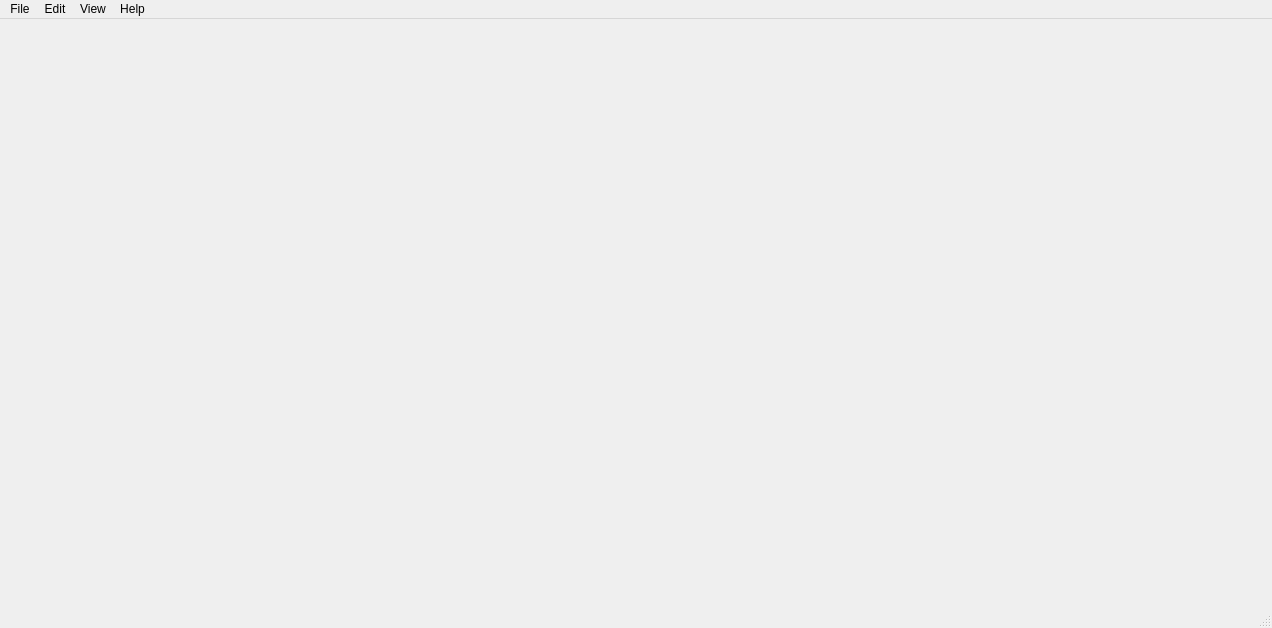
<?xml version="1.0" encoding="UTF-8"?>
<ui version="4.0">
 <class>mainWindow</class>
 <widget class="QMainWindow" name="mainWindow">
  <property name="geometry">
   <rect>
    <x>0</x>
    <y>0</y>
    <width>1272</width>
    <height>628</height>
   </rect>
  </property>
  <property name="windowTitle">
   <string>Stanford Artificial Retina Project | Retina Chip v1.0 Experimental Visualization</string>
  </property>
  <widget class="QWidget" name="centralwidget">
   <layout class="QHBoxLayout" name="horizontalLayout_2">
    <item>
     <layout class="QVBoxLayout" name="verticalLayout" stretch="7,3">
      <item>
       <layout class="QHBoxLayout" name="horizontalLayout_top" stretch="1,1">
        <item>
         <widget class="PlotWidget" name="arrayMap" native="true"/>
        </item>
        <item>
         <layout class="QGridLayout" name="channelTracesGrid"/>
        </item>
       </layout>
      </item>
      <item>
       <layout class="QHBoxLayout" name="horizontalLayout_bottom">
        <item>
         <widget class="PlotWidget" name="miniMap" native="true"/>
        </item>
        <item>
         <layout class="QHBoxLayout" name="horizontalLayout">
          <item>
           <widget class="PlotWidget" name="noiseHistogram" native="true"/>
          </item>
          <item>
           <widget class="PlotWidget" name="spikeRatePlot" native="true"/>
          </item>
         </layout>
        </item>
       </layout>
      </item>
     </layout>
    </item>
   </layout>
  </widget>
  <widget class="QStatusBar" name="statusbar"/>
  <widget class="QMenuBar" name="menubar">
   <property name="geometry">
    <rect>
     <x>0</x>
     <y>0</y>
     <width>1272</width>
     <height>37</height>
    </rect>
   </property>
   <widget class="QMenu" name="menuFile">
    <property name="title">
     <string>File</string>
    </property>
    <addaction name="actionUpdateSession"/>
   </widget>
   <widget class="QMenu" name="menuEdit">
    <property name="title">
     <string>Edit</string>
    </property>
    <addaction name="actionPreferences"/>
    <addaction name="actionAnalysisParameters"/>
   </widget>
   <widget class="QMenu" name="menuView">
    <property name="title">
     <string>View</string>
    </property>
    <addaction name="actionIndividualChannelInfo"/>
    <addaction name="actionListElectrodesInfo"/>
    <addaction name="separator"/>
    <addaction name="actionGUIProfiler"/>
   </widget>
   <widget class="QMenu" name="menuHelp">
    <property name="title">
     <string>Help</string>
    </property>
    <addaction name="actionDocumentation"/>
   </widget>
   <addaction name="menuFile"/>
   <addaction name="menuEdit"/>
   <addaction name="menuView"/>
   <addaction name="menuHelp"/>
  </widget>
  <action name="actionUpdateSession">
   <property name="text">
    <string>New session...</string>
   </property>
  </action>
  <action name="actionLoad_real_time_stream">
   <property name="text">
    <string>Load real-time stream...</string>
   </property>
  </action>
  <action name="action_changeLayout">
   <property name="text">
    <string>Change visualization style...</string>
   </property>
  </action>
  <action name="actionDocumentation">
   <property name="text">
    <string>Documentation</string>
   </property>
  </action>
  <action name="actionParameter_1">
   <property name="text">
    <string>Parameter 1</string>
   </property>
  </action>
  <action name="actionParameter_2">
   <property name="text">
    <string>Parameter 2</string>
   </property>
  </action>
  <action name="actionParameter_3">
   <property name="text">
    <string>Parameter 3</string>
   </property>
  </action>
  <action name="actionPreferences">
   <property name="text">
    <string>Session parameters...</string>
   </property>
  </action>
  <action name="actionAnalysisParameters">
   <property name="text">
    <string>GUI preferences...</string>
   </property>
  </action>
  <action name="actionSave">
   <property name="text">
    <string>Save</string>
   </property>
  </action>
  <action name="actionExport_to">
   <property name="text">
    <string>Export to...</string>
   </property>
  </action>
  <action name="actionParameter_4">
   <property name="text">
    <string>Toggle highlight spikes</string>
   </property>
  </action>
  <action name="actionParameter_5">
   <property name="text">
    <string>Toggle auto axis</string>
   </property>
  </action>
  <action name="actionParameter_6">
   <property name="text">
    <string>Parameter 1</string>
   </property>
  </action>
  <action name="actionParameter_7">
   <property name="text">
    <string>Parameter 2</string>
   </property>
  </action>
  <action name="actionParameter">
   <property name="text">
    <string>Parameter 3</string>
   </property>
  </action>
  <action name="actionParameter_8">
   <property name="text">
    <string>Parameter 1</string>
   </property>
  </action>
  <action name="actionParameter_9">
   <property name="text">
    <string>Parameter 2</string>
   </property>
  </action>
  <action name="actionParameter_10">
   <property name="text">
    <string>Parameter 3</string>
   </property>
  </action>
  <action name="action_tl_arraymap">
   <property name="text">
    <string>Array Map</string>
   </property>
  </action>
  <action name="action_tr_arraymap">
   <property name="text">
    <string>Array Map</string>
   </property>
  </action>
  <action name="action_bl_arraymap">
   <property name="text">
    <string>Array Map</string>
   </property>
  </action>
  <action name="action_br_arraymap_2">
   <property name="text">
    <string>Array Map</string>
   </property>
  </action>
  <action name="action_tl_channels">
   <property name="text">
    <string>Channel Traces</string>
   </property>
  </action>
  <action name="action_bl_channels">
   <property name="text">
    <string>Channel Traces</string>
   </property>
  </action>
  <action name="action_br_channels_2">
   <property name="text">
    <string>Channel Traces</string>
   </property>
  </action>
  <action name="action_tl_spikerate">
   <property name="text">
    <string>Spike Rate Plot</string>
   </property>
  </action>
  <action name="action_tl_electrodeminimap">
   <property name="text">
    <string>Electrode Minimap</string>
   </property>
  </action>
  <action name="action_hierlemann">
   <property name="text">
    <string>Hierlemann</string>
   </property>
  </action>
  <action name="action_modifiedhierlemann">
   <property name="text">
    <string>Modified Hierlemann</string>
   </property>
  </action>
  <action name="action_Highpass">
   <property name="text">
    <string>Highpass</string>
   </property>
  </action>
  <action name="actionSpike_detection">
   <property name="text">
    <string>Spike detection...</string>
   </property>
  </action>
  <action name="action_npz">
   <property name="text">
    <string>Numpy file (.npz)</string>
   </property>
  </action>
  <action name="action_mat">
   <property name="text">
    <string>MATLAB file (.mat)</string>
   </property>
  </action>
  <action name="action_save_npz">
   <property name="text">
    <string>Numpy file (.npz)</string>
   </property>
  </action>
  <action name="action_save_mat">
   <property name="text">
    <string>MATLAB file (.mat)</string>
   </property>
  </action>
  <action name="action_tr_channels">
   <property name="text">
    <string>Channel Traces</string>
   </property>
  </action>
  <action name="action_tr_spikerate">
   <property name="text">
    <string>Spike Rate Plot</string>
   </property>
  </action>
  <action name="action_tr_electrodeminimap">
   <property name="text">
    <string>Electrode Minimap</string>
   </property>
  </action>
  <action name="action_bl_spikerate">
   <property name="text">
    <string>Spike Rate Plot</string>
   </property>
  </action>
  <action name="action_bl_electrodeminimap">
   <property name="text">
    <string>Electrode Minimap</string>
   </property>
  </action>
  <action name="action_br_spikerate_2">
   <property name="text">
    <string>Spike Rate Plot</string>
   </property>
  </action>
  <action name="action_br_electrodeminimap_2">
   <property name="text">
    <string>Electrode Minimap</string>
   </property>
  </action>
  <action name="action_save_csv">
   <property name="text">
    <string>CSV file (.csv)</string>
   </property>
  </action>
  <action name="action_csv">
   <property name="text">
    <string>CSV file (.csv)</string>
   </property>
  </action>
  <action name="actionEntire_window">
   <property name="text">
    <string>Entire window</string>
   </property>
  </action>
  <action name="actionWindow_1">
   <property name="text">
    <string>Window 1</string>
   </property>
  </action>
  <action name="actionWindow_2">
   <property name="text">
    <string>Window 2</string>
   </property>
  </action>
  <action name="actionWindow_3">
   <property name="text">
    <string>Window 3</string>
   </property>
  </action>
  <action name="actionWindow_4">
   <property name="text">
    <string>Window 4</string>
   </property>
  </action>
  <action name="action_tl_tracesearch">
   <property name="text">
    <string>Trace Search</string>
   </property>
  </action>
  <action name="action_tr_tracesearch">
   <property name="text">
    <string>Trace Search</string>
   </property>
  </action>
  <action name="action_bl_tracesearch">
   <property name="text">
    <string>Trace Search</string>
   </property>
  </action>
  <action name="action_br_tracesearch_2">
   <property name="text">
    <string>Trace Search</string>
   </property>
  </action>
  <action name="actionToggle_light_dark_mode">
   <property name="text">
    <string>Toggle light/dark mode</string>
   </property>
  </action>
  <action name="actionToggle_profiling">
   <property name="text">
    <string>Toggle profiling</string>
   </property>
  </action>
  <action name="action_H0Bandpass">
   <property name="text">
    <string>h0 Bandpass</string>
   </property>
  </action>
  <action name="action_Auto">
   <property name="text">
    <string>Auto</string>
   </property>
  </action>
  <action name="action_FastBandpass">
   <property name="text">
    <string>Fast Bandpass</string>
   </property>
  </action>
  <action name="action_FasterBandpass">
   <property name="text">
    <string>Faster Bandpass</string>
   </property>
  </action>
  <action name="action_Litke">
   <property name="text">
    <string>Litke</string>
   </property>
  </action>
  <action name="action_None">
   <property name="text">
    <string>None</string>
   </property>
  </action>
  <action name="actionSpike_threshold">
   <property name="text">
    <string>Spike threshold...</string>
   </property>
  </action>
  <action name="actionTime_window">
   <property name="text">
    <string>Time window...</string>
   </property>
  </action>
  <action name="actionIndividualChannelInfo">
   <property name="text">
    <string>Individual channel info...</string>
   </property>
  </action>
  <action name="actionChannelAmplitudeHistogram">
   <property name="text">
    <string>Channel amplitude histogram...</string>
   </property>
  </action>
  <action name="actionToggleDarkMode">
   <property name="text">
    <string>Toggle dark mode</string>
   </property>
  </action>
  <action name="actionToggleProfiling">
   <property name="text">
    <string>Toggle profiling</string>
   </property>
  </action>
  <action name="actionListElectrodesInfo">
   <property name="text">
    <string>List of electrodes info...</string>
   </property>
  </action>
  <action name="actionGUIProfiler">
   <property name="text">
    <string>GUI Profiler...</string>
   </property>
  </action>
 </widget>
 <customwidgets>
  <customwidget>
   <class>PlotWidget</class>
   <extends>QWidget</extends>
   <header>pyqtgraph</header>
   <container>1</container>
  </customwidget>
 </customwidgets>
 <resources/>
 <connections/>
</ui>
